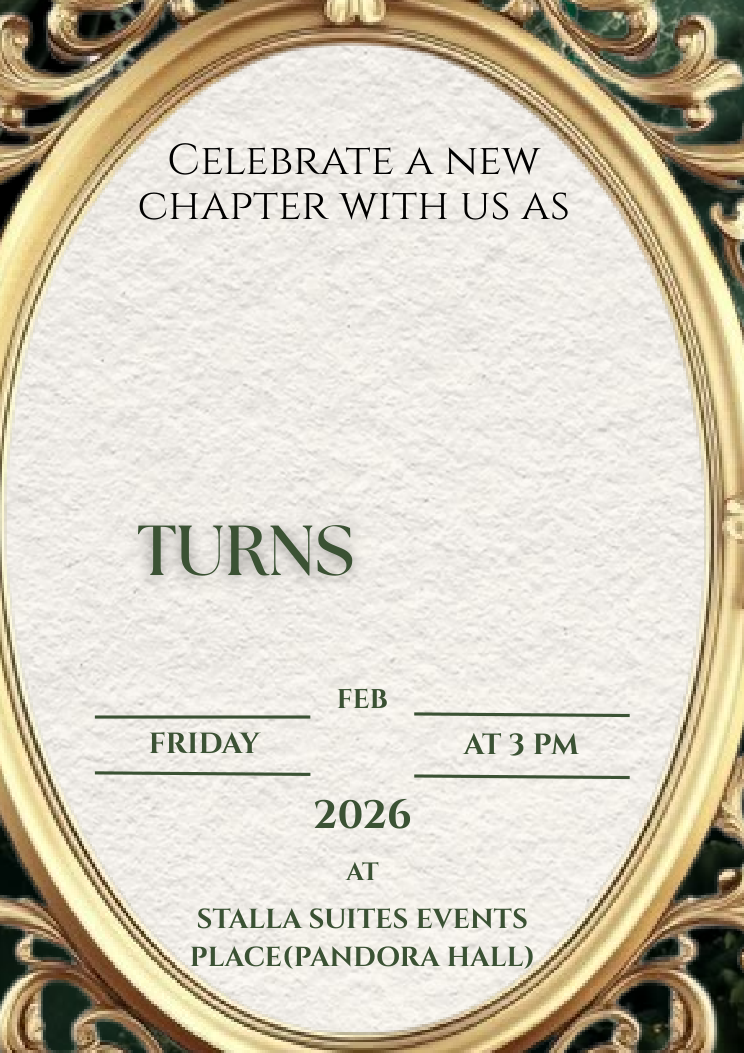
#> input picture scratch/test_crop_center.png, 744 x 1053 px, found by its file name
$ python check_green_text.py
#> lines starting #> are read from the running program, lines starting #| are printed output that depends on the picture; after the words box and inside, x2 and y2 are one past the last pixel; in counts of white or black regions, pixels touching at a corner belong together
from PIL import Image
import numpy as np

im = Image.open('scratch/test_crop_center.png')
#> im is the input picture: PIL image 744x1053 RGB; mean R, G, B 211, 204, 188.2
arr = np.array(im)

# Check green pixels (where G is noticeably higher than R and B, or dark green)
# The green script text has color around (59, 82, 53) in hex #3B5235
# Let's count pixels close to #3B5235
r = arr[:, :, 0]
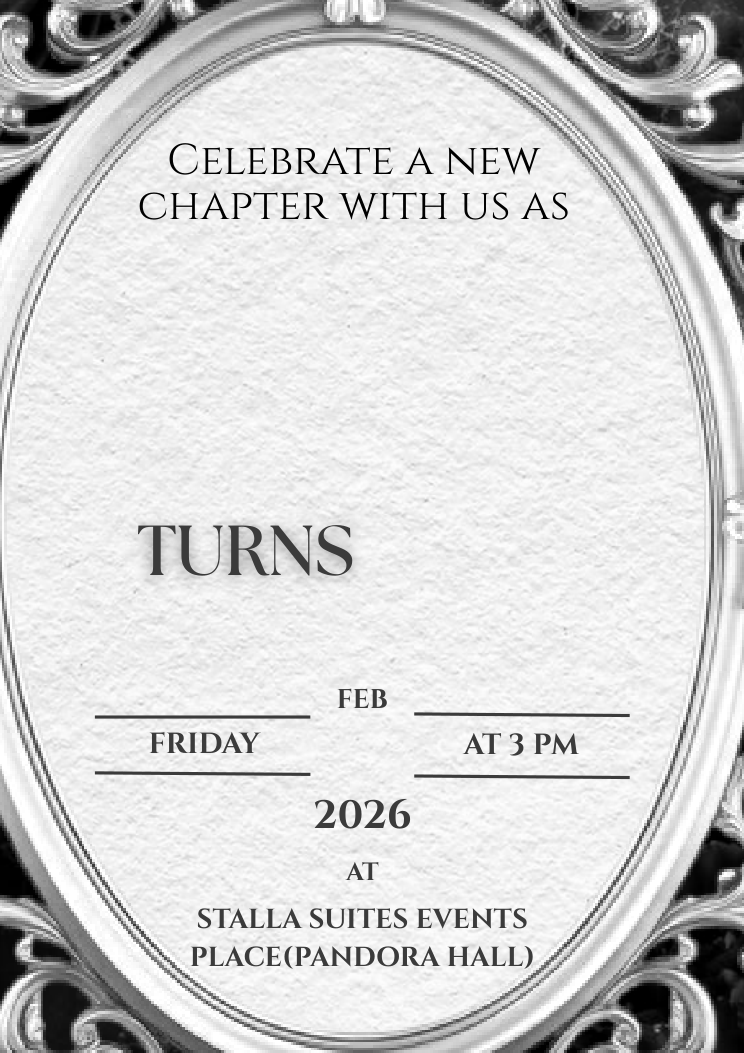
#> r: shape (1053, 744); min 0, max 255, mean 211
g = arr[:, :, 1]
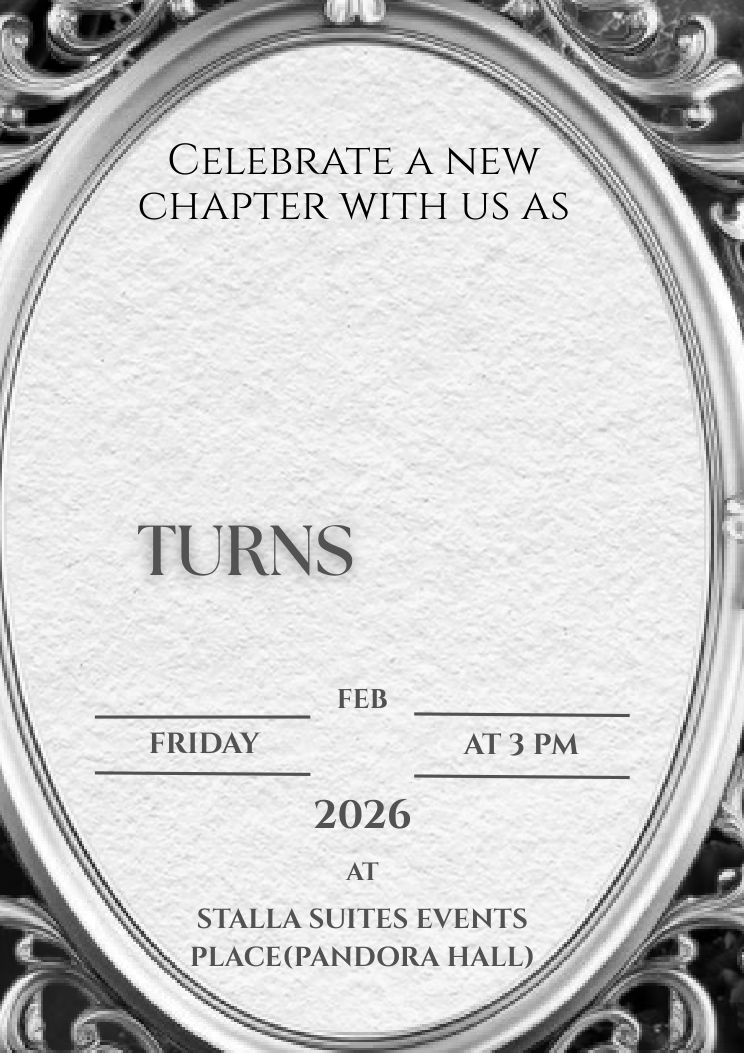
#> g: shape (1053, 744); min 0, max 255, mean 204
b = arr[:, :, 2]
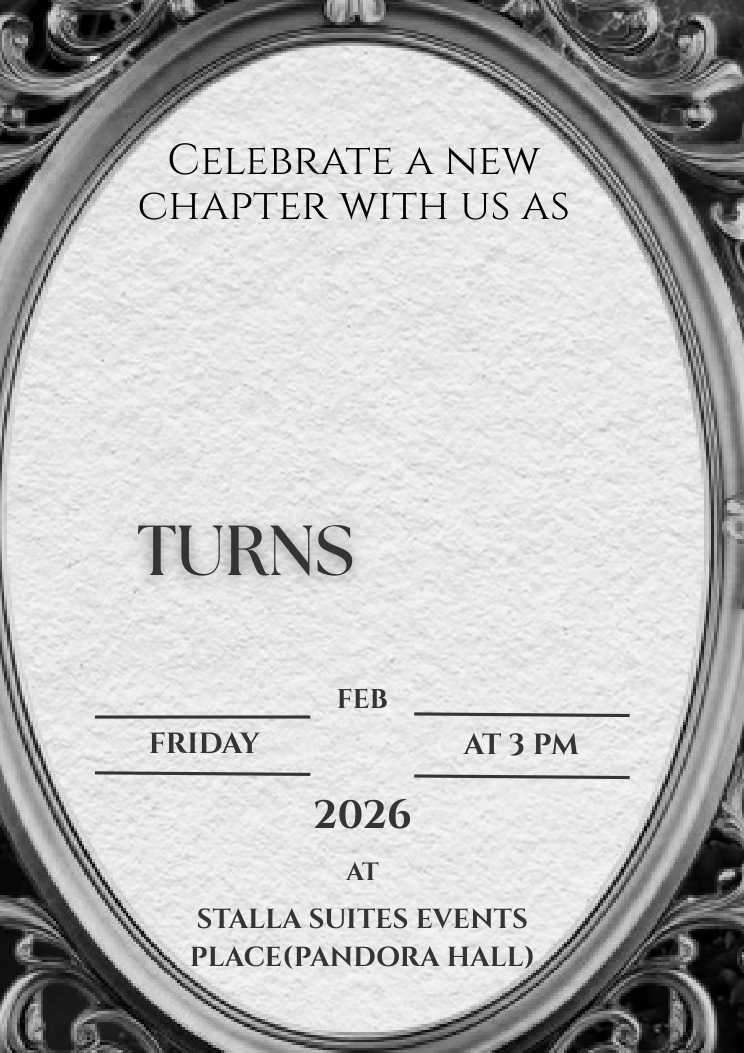
#> b: shape (1053, 744); min 0, max 249, mean 188.2

# Condition for green text: g > r and g > b, and g < 120 (dark green)
green_mask = (g > r + 5) & (g > b + 10) & (g < 140) & (g > 30)
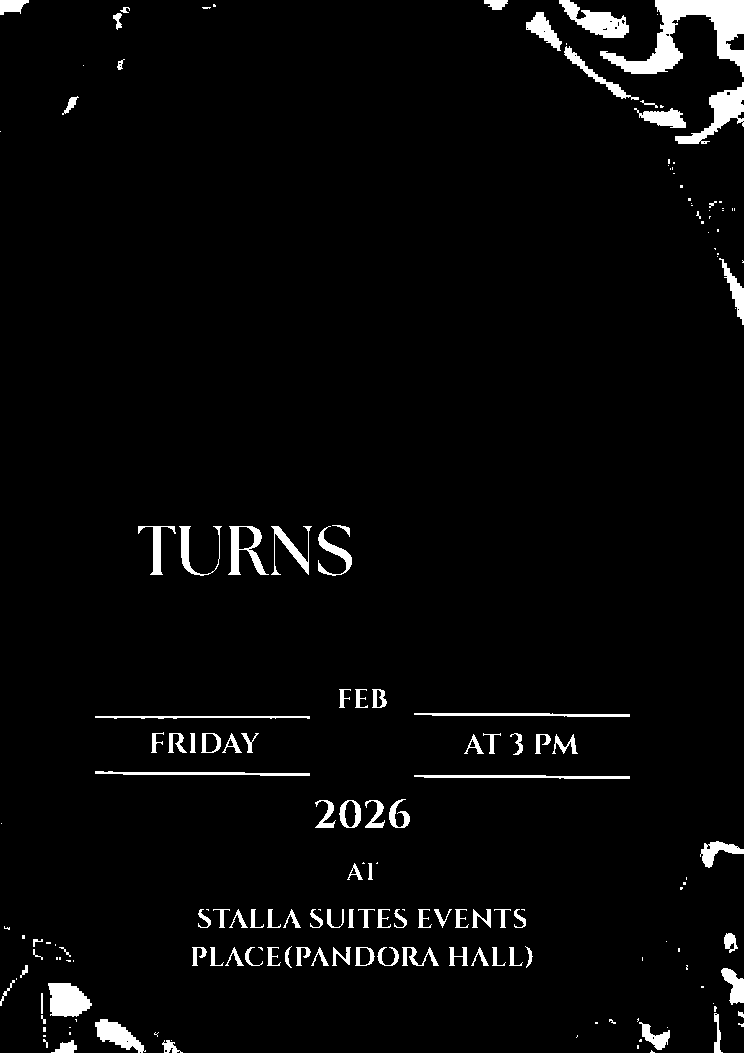
#> green_mask: shape (1053, 744) bool; 3.4% white; 174 white regions (76 under 20 px), largest, box (x1, y1, x2, y2) and area: (600, 0, 744, 77) 4174, (675, 82, 744, 144) 1387, (559, 0, 629, 38) 1213
print("Green text pixels count in test_crop_center:", np.sum(green_mask))
#| Green text pixels count in test_crop_center: 26571

#> (the run stopped early here; a loop or call above may not have finished)

$ run again, with scratch/attire_rendered_mobile.png copied over scratch/test_crop_center.png
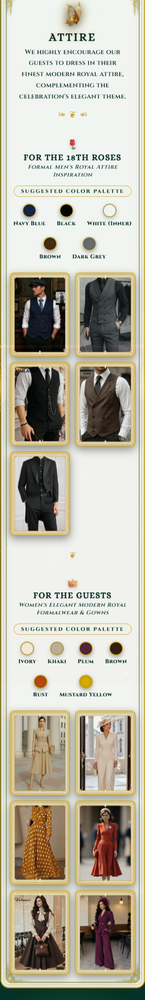
#> input picture scratch/attire_rendered_mobile.png, 145 x 1000 px, shrunk from 336 x 2320 before the run, found by its file name
#> im is the input picture: PIL image 145x1000 RGB; mean R, G, B 186.6, 181.8, 165.2
#> `b = arr[:, :, 2]`:
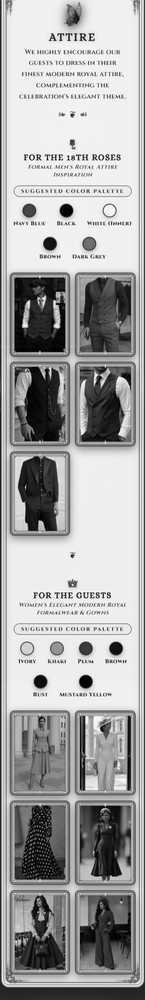
#> b: shape (1000, 145); min 0, max 255, mean 165.2
#> `green_mask = (g > r + 5) & (g > b + 10) & (g < 140) & (g > 30)`:
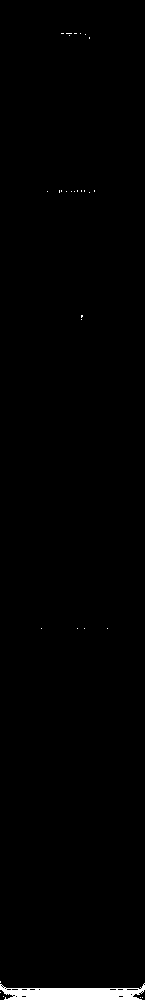
#> green_mask: shape (1000, 145) bool; 1.1% white; 30 white regions (29 under 20 px), largest, box (x1, y1, x2, y2) and area: (0, 983, 145, 1000) 1581
#| Green text pixels count in test_crop_center: 1632
